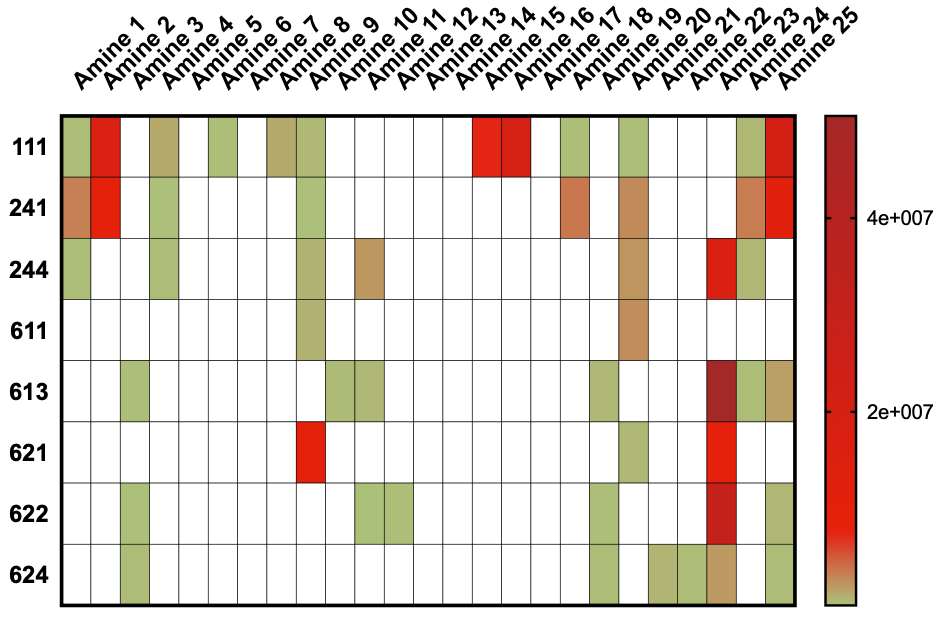
#> input picture chemprop-master/Data/Multitask_data/All_datasets/IR_BL_AG_4CR/Raw data/384 screen image/IM_screen/im_screen_image.png, 943 x 620 px
$ python Extract_IM_screen_from_heatmap.py
#> lines starting #> are read from the running program, lines starting #| are printed output that depends on the picture
from PIL import Image
import numpy as np
import pandas as pd

image = Image.open('im_screen_image.png')
#> image is the input picture: PIL image 943x620 RGBA; mean R, G, B, A 143.3, 133.7, 125.4, 173.9
pix = image.load()
# print(image.size)
# print(pix[64,64])

key_x = 840
key_top = 118
key_bot = 603
value_top = 50400000.0
value_bot = 1

color_to_lum_dict = {}
for y in range(key_top, key_bot):
	scale = 1.0 - (y-key_top)/(key_bot-key_top)
	# print(scale)
	lum_value = value_bot + (value_top-value_bot)*scale
	color_to_lum_dict[pix[key_x,y]] = lum_value
	# Set white as -100
	color_to_lum_dict[255,255,255,255] = -100
	# print(lum_value)


# print(color_to_lum_dict[(251,5,10,255)])
hmp_colors = [pix[key_x,y] for y in range(key_top, key_bot)]
#> hmp_colors = 485 items, first 6: (164, 40, 40, 255), (165, 40, 39, 255), (165, 40, 40, 255), (165, 40, 39, 255), (165, 40, 39, 255), (165, 40, 40, 255)

def value_from_color(color, ctol_dict):
	min_dist = -1
	min_key = None
	for k in ctol_dict.keys():
		dist = np.linalg.norm(np.array(color[:3]) - np.array(k[:3]))
		if min_dist < -0.5 or dist<min_dist:
			min_key = k
			min_dist = dist
	return ctol_dict[min_key]


def get_matrix_data(start_pixel, length, height, values_wide, values_high):
#> called with length = 730, height = 486, values_wide = 25, values_high = 8
	to_return = [[0 for v in range(values_wide)] for v in range(values_high)]
	end_pixel = [start_pixel[0]+length, start_pixel[1]+height]
	# print(end_pixel)
	width_per_point = float(end_pixel[0]-start_pixel[0])/values_wide
	height_per_point = float(end_pixel[1] - start_pixel[1])/values_high
	# print(width_per_point)
	# print(height_per_point)
	for down in range(values_high):
		for right in range(values_wide):
			color_x = start_pixel[0]+width_per_point*(right+0.5)
			color_y = start_pixel[1]+height_per_point*(down+0.5)
			# print(color_x,', ', color_y)
			color = pix[color_x, color_y]
			for i in range(-2,2):
				for j in range(-2,2):
					pix[color_x+i, color_y+j] = (0,0,0,255)
			to_return[down][right] = value_from_color(color, color_to_lum_dict)
#> after the loop, to_return = 8 items
	return to_return

submatrix_length = 794-64
submatrix_height = 604-118


all_vals = get_matrix_data([64,118], submatrix_length, submatrix_height, 25,8)
#> all_vals = 8 items

# vals = get_matrix_data([51,51],submatrix_length, submatrix_height,12,4)
image.save('im_screen_image_with_dots.png',format = 'png')
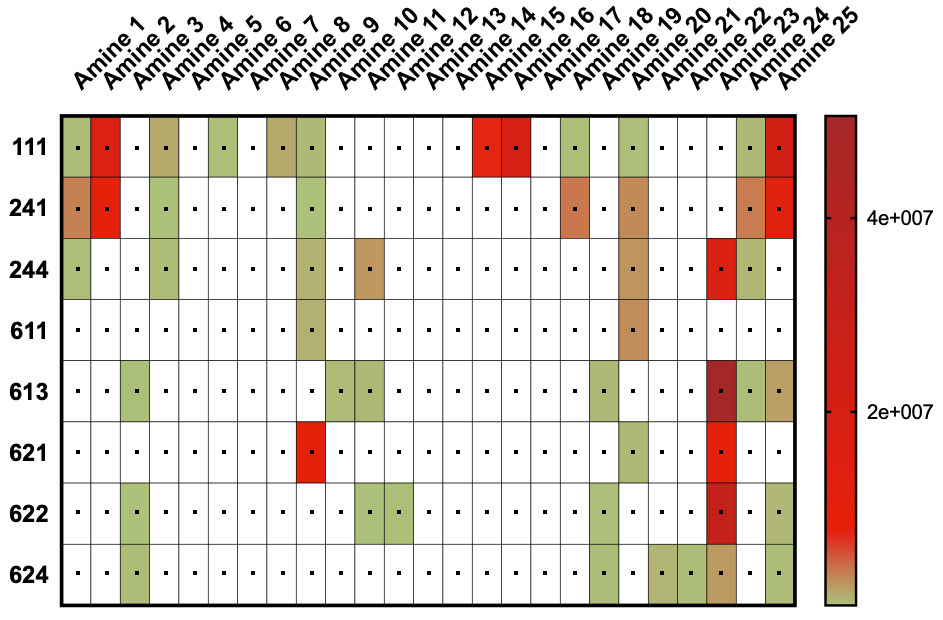
#> saved as im_screen_image_with_dots.png: PIL image 943x620 RGBA; mean R, G, B, A 142, 132.4, 124.3, 173.9; transparent parts drawn white
# [4 lines of commented-out code are left out]
df = pd.DataFrame(all_vals)
#> df = table of 8 rows and 25 columns
df.to_csv('im_screen_lum_values.csv')
